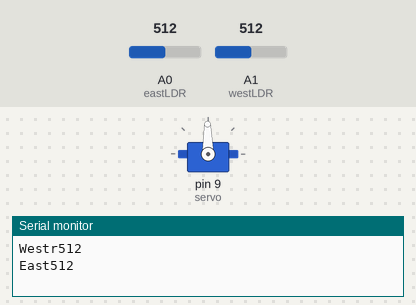
Simulated run of this sketch. Board: Arduino Uno, built with avr-gcc and run on an emulated ATmega328P. On the bench: servo, the last lines printed to the serial monitor. The test bench sets the inputs (shaded band); at power-on: A0 (eastLDR) = 512, A1 (westLDR) = 512.

Above: at 0.1 s.
At 19.1 s:
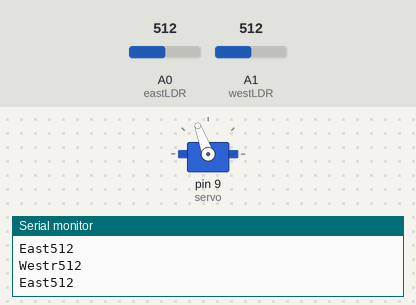
At 38.1 s:
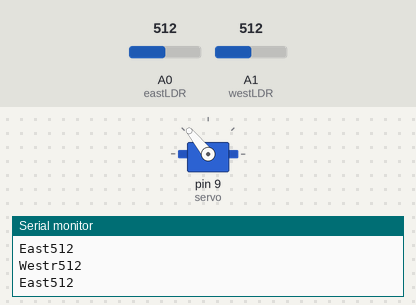
Timing chart, 0 to 40.0 s (numbered marks = the images above):
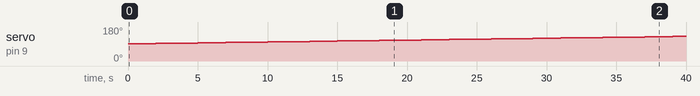

The sketch:

Solar_Tracking.ino
```cpp
#include <Servo.h>

#define eastLDR A0
#define westLDR A1
Servo servo ;


//int westLDR = 1;

int east = 0;

int west = 0;

int error = 0;

int calibration = 600;

int servoposition = 90;

void setup()

{

  servo.attach(9);
  Serial.begin(9600);

}

void loop()

{

  east = calibration + analogRead(eastLDR);

  west = analogRead(westLDR);
  Serial.print("Westr");
  Serial.println(analogRead(eastLDR));
  Serial.print("East");
  Serial.println(analogRead(eastLDR));

  if (east < 350 && west < 350)

  {

    while (servoposition <= 150)

    {

      servoposition++;

      servo.write(servoposition);

      delay(100);

    }

  }

  error = east - west;

  if (error > 15)

  {

    if (servoposition <= 150)

    {

      servoposition++;

      servo.write(servoposition);

    }

  }

  else if (error < -15)

  {

    if (servoposition > 20)

    {

      servoposition--;

      servo.write(servoposition);

    }

  }

  delay(1000);

}
```

Measured:
- by itself, servo on pin 9 (servo): moves from 91° to 130° over 38.0 s
